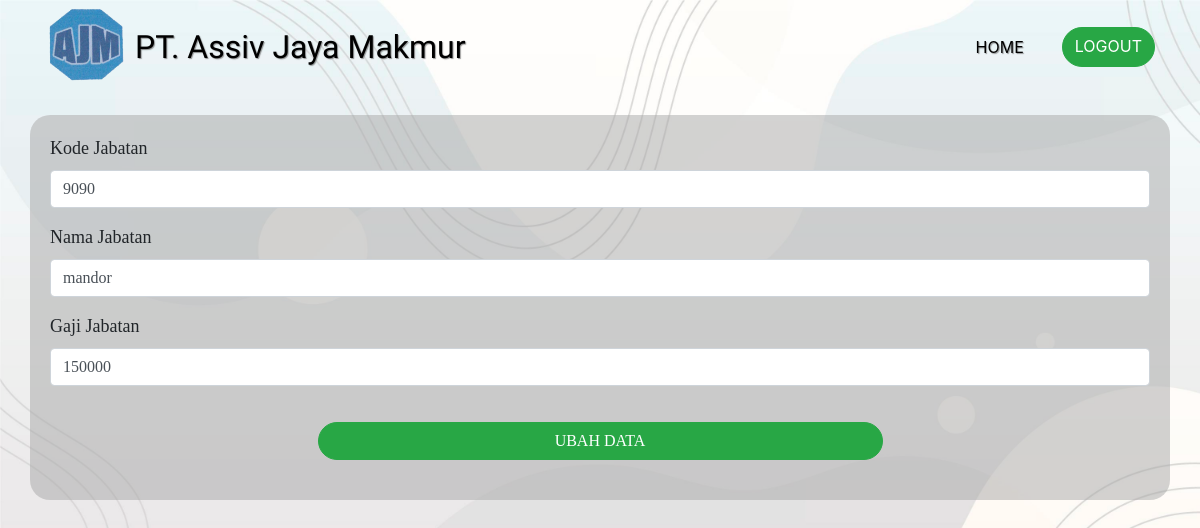
Screenshot of /function/datajabatan/ubahFunction.php?id=2 (signed in) with the database file from the repository.
### tables this page shows
CREATE TABLE `jabatan` (
  `id` int(11) NOT NULL,
  `id_jabatan` int(50) NOT NULL,
  `nama_jbt` varchar(200) NOT NULL,
  `gaji_jabatan` varchar(200) NOT NULL
);

### function/functions.php (called while the page is built, shortened)
<?php
$conn = mysqli_connect("localhost", "root", "", "penggajian");
function query($query)
{
    global $conn;
    $result = mysqli_query($conn, $query);
    $rows = [];
    while ($row = mysqli_fetch_assoc($result)) {
        $rows[] = $row;
    }
    return $rows;
}

### function/datajabatan/ubahFunction.php (the view, shortened to what this page needs)
<?php
require '../functions.php';
$id = $_GET["id"];
$update = query("SELECT * FROM jabatan WHERE id = $id")[0];
?>
<!doctype html>
<html lang="en">
<head>
    <link rel="stylesheet" href="../../bootstrap/css/bootstrap.min.css">
    <link rel="stylesheet" href="../css/StyleUbah.css">
</head>
<body>
    <nav class="navbar navbar-expand-lg navbar-light">
        <div class="container">
            <img src="../../logodinascilegon/logousaha.png" alt="logo">
            <a class="navbar-brand" href="../home/index.php">PT. Assiv Jaya Makmur </a>
            <div class="collapse navbar-collapse" id="navbarNavAltMarkup">
                <div class="navbar-nav ml-auto">
                    <a class="nav-item nav-link active" href="../../admin/admin-page.php">Home</a>
                    <a class="nav-item btn btn-success tombol" href="../../admin/logout.php">logout</a>
                </div>
            </div>
        </div>
    </nav>
    <div class="container content">
        <form action="" method="POST">
            <div class="form-group">
                <label for="id_jabatan">kode jabatan</label>
                <input type="number" name="id_jabatan" class="form-control" id="id_jabatan" autocomplete="off" value="<?= $update["id_jabatan"]; ?>">
            </div>
            <div class="form-group">
                <label for="nama_jbt">nama jabatan</label>
                <input type="text" name="nama_jbt" class="form-control" id="nama_jbt" autocomplete="off" value="<?= $update["nama_jbt"]; ?>">
            </div>
            <div class="form-group">
                <label for="gaji_jabatan">gaji jabatan</label>
                <input type="number" name="gaji_jabatan" class="form-control" id="gaji_jabatan" autocomplete="off" value="<?= $update["gaji_jabatan"]; ?>">
            </div>
            <div class="row d-flex justify-content-center">
                <button type="submit" name="submit" class="btn btn-success add">ubah data</button>
            </div>
        </form>
    </div>
</body>
</html>

### function/css/StyleUbah.css (style rules this page uses)
body { background-image: url(../../admin/background/bg.jpg); background-size: cover; }
.navbar { position: relative; z-index: 1; }
.navbar-brand { font-family: viga; font-size: 16px; }
.navbar .nav-link { text-align: center; }
.navbar img { width: 50px; position: relative; }
.tombol { text-transform: uppercase; border-radius: 40px; }
.content { margin-top: 20px; text-transform: capitalize; font-size: 18px; background-color: rgba(167, 167, 167, 0.5); padding: 20px; border-radius: 20px; font-family: poppins; }
.content .add { margin-top: 20px; margin-bottom: 20px; border-radius: 20px; text-transform: uppercase; width: 50%; }
@media (min-width: 992px) { .navbar { padding-bottom: 10px; } }
@media (min-width: 992px) { .navbar-brand { font-size: 32px; } }
@media (min-width: 992px) { .navbar-brand, .nav-link { color: rgb(0, 0, 0) !important; text-shadow: 1px 1px 1px rgba(105, 105, 105, 0.7); } }
@media (min-width: 992px) { .navbar img { width: 80px; position: relative; bottom: 2px; margin-right: 10px; } }
@media (min-width: 992px) { .nav-link { text-transform: uppercase; margin-right: 30px; } }

### rows the page displays
jabatan: id_jabatan "9090", nama_jbt "mandor", gaji_jabatan "150000"
